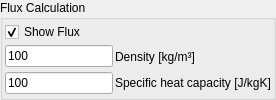
                    <widget class="QGroupBox" name="DisplayTimeBox_flux">
                     <property name="enabled">
                      <bool>true</bool>
                     </property>
                     <property name="sizePolicy">
                      <sizepolicy hsizetype="Expanding" vsizetype="Fixed">
                       <horstretch>0</horstretch>
                       <verstretch>0</verstretch>
                      </sizepolicy>
                     </property>
                     <property name="title">
                      <string>Flux Calculation</string>
                     </property>
                     <property name="checkable">
                      <bool>false</bool>
                     </property>
                     <property name="checked">
                      <bool>false</bool>
                     </property>
                     <layout class="QVBoxLayout" name="verticalLayout_18">
                      <property name="spacing">
                       <number>2</number>
                      </property>
                      <property name="leftMargin">
                       <number>2</number>
                      </property>
                      <property name="topMargin">
                       <number>2</number>
                      </property>
                      <property name="rightMargin">
                       <number>2</number>
                      </property>
                      <property name="bottomMargin">
                       <number>2</number>
                      </property>
                      <item>
                       <widget class="QCheckBox" name="checkBox_show_flux">
                        <property name="text">
                         <string>Show Flux</string>
                        </property>
                        <property name="checked">
                         <bool>true</bool>
                        </property>
                       </widget>
                      </item>
                      <item>
                       <layout class="QHBoxLayout" name="horizontalLayout_34">
                        <item>
                         <widget class="QLineEdit" name="lineEdit_density">
                          <property name="enabled">
                           <bool>true</bool>
                          </property>
                          <property name="sizePolicy">
                           <sizepolicy hsizetype="Expanding" vsizetype="Fixed">
                            <horstretch>0</horstretch>
                            <verstretch>0</verstretch>
                           </sizepolicy>
                          </property>
                          <property name="toolTip">
                           <string>Set the number of terms in Fourier Series.</string>
                          </property>
                          <property name="text">
                           <string>100</string>
                          </property>
                         </widget>
                        </item>
                        <item>
                         <widget class="QLabel" name="label_density">
                          <property name="sizePolicy">
                           <sizepolicy hsizetype="Expanding" vsizetype="Preferred">
                            <horstretch>20</horstretch>
                            <verstretch>0</verstretch>
                           </sizepolicy>
                          </property>
                          <property name="toolTip">
                           <string>Set the number of terms in Fourier Series.</string>
                          </property>
                          <property name="text">
                           <string>Density [kg/m³]</string>
                          </property>
                         </widget>
                        </item>
                       </layout>
                      </item>
                      <item>
                       <layout class="QHBoxLayout" name="horizontalLayout_35">
                        <item>
                         <widget class="QLineEdit" name="lineEdit_heat_capa">
                          <property name="enabled">
                           <bool>true</bool>
                          </property>
                          <property name="sizePolicy">
                           <sizepolicy hsizetype="Expanding" vsizetype="Fixed">
                            <horstretch>0</horstretch>
                            <verstretch>0</verstretch>
                           </sizepolicy>
                          </property>
                          <property name="toolTip">
                           <string>Set the number of terms in Fourier Series.</string>
                          </property>
                          <property name="text">
                           <string>100</string>
                          </property>
                         </widget>
                        </item>
                        <item>
                         <widget class="QLabel" name="label_density_2">
                          <property name="sizePolicy">
                           <sizepolicy hsizetype="Expanding" vsizetype="Preferred">
                            <horstretch>20</horstretch>
                            <verstretch>0</verstretch>
                           </sizepolicy>
                          </property>
                          <property name="toolTip">
                           <string>Set the number of terms in Fourier Series.</string>
                          </property>
                          <property name="text">
                           <string>Specific heat capacity [J/kgK]</string>
                          </property>
                         </widget>
                        </item>
                       </layout>
                      </item>
                     </layout>
                    </widget>
